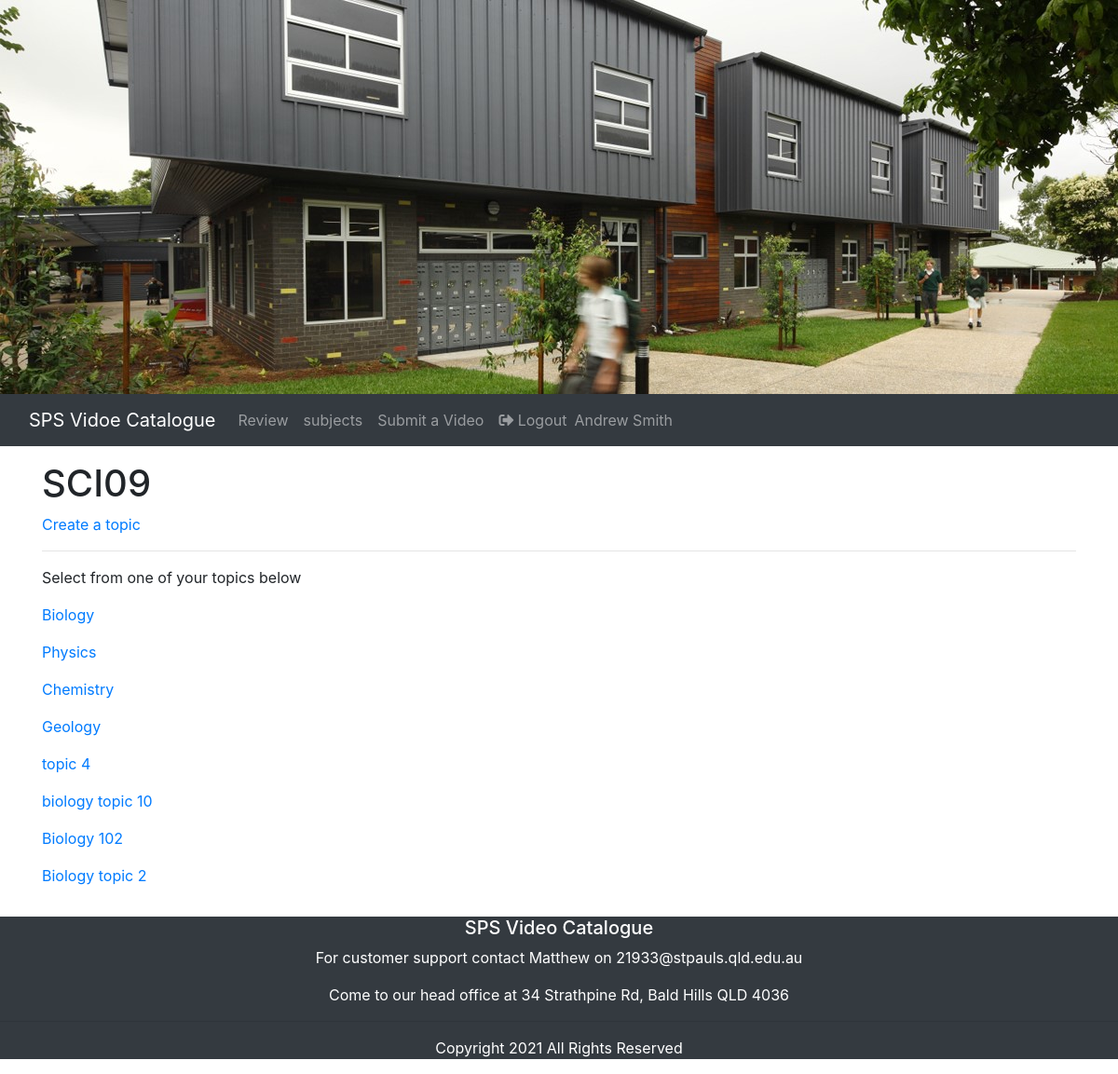
Page /subject_topics?ssid=SCI09 (signed in) on the committed database.
### tables this page shows
CREATE TABLE classes (class_id INTEGER PRIMARY KEY AUTOINCREMENT NOT NULL, subject_code TEXT REFERENCES subjects (subject_code) ON UPDATE CASCADE NOT NULL, letter TEXT NOT NULL, teacher_code TEXT REFERENCES users (username) ON UPDATE CASCADE NOT NULL);

CREATE TABLE topics (topic_id INTEGER PRIMARY KEY AUTOINCREMENT NOT NULL, topic_name TEXT NOT NULL, subject_code TEXT REFERENCES subjects (subject_code) ON DELETE NO ACTION ON UPDATE CASCADE NOT NULL, username TEXT REFERENCES users (username) ON DELETE NO ACTION ON UPDATE CASCADE NOT NULL);

### app.py (the view)
@app.route('/subject_topics', methods=['GET'])
def subject_topics():
    if session['username']:
        if request.args.get('ssid'):
            id = request.args.get('ssid')
            sql = """
                    select subject_code
                    from classes c, users u, enrolments e
                    where u.username = e.username
                    and e.class_id = c.class_id
                    and subject_code = ?;"""
            cur.execute(sql, (id,))
            thesubject_results = cur.fetchone()
            session['subject_code'] = thesubject_results[0]
            sql = """
                            select topic_name
                            from topics
                            where subject_code = ?;"""
            cur.execute(sql, (id,))
            topic_results = cur.fetchall()
            return render_template("subject_topics.html", title="Subject Topics", thesubject_results=thesubject_results,
                                   topic_results=topic_results)

### templates/subject_topics.html (shortened to what this page needs)
{% extends 'layout.html' %}
{% block mainContent %}
<div class="container" >
    <div class="row">
        <div class="col">
            <h1>{{ thesubject_results['subject_code'] }}</h1>
            {% if session['is_teacher'] == 'True' %}
            <p><a href="/topicsform">Create a topic</a></p>
            {% endif %}
            <hr>
            <p>Select from one of your topics below</p>
            {% for row in topic_results %}
            <p><a href="/videos?tid={{row['topic_name']}}">{{row['topic_name']}}</a></p>
            {% endfor %}
        </div>
    </div>
</div>
{% endblock %}

### templates/layout.html (shortened to what this page needs)
<!DOCTYPE html>
<html lang="en">
<head>
    <link rel="stylesheet" href=https://use.fontawesome.com/releases/v5.5.0/css/all.css>
    <link rel="stylesheet" href=https://stackpath.bootstrapcdn.com/bootstrap/4.5.2/css/bootstrap.min.css>
    <link rel="stylesheet" type="text/css" href="{{ url_for('static', filename='main.css') }}">
</head>
<body>
    <header>
        <img src="{{url_for('static', filename='images/1374.jpg')}}" alt="St Pauls School" class="img-fluid" style="width: 100%">
    </header>
    <nav class="navbar navbar-expand-md bg-dark navbar-dark sticky-top">
      <div class="container-fluid">
        <a class="navbar-brand" href="/home">SPS Vidoe Catalogue</a>
      <div id="navb" class="navbar-collapse collapse hide">
        <ul class="nav navbar-nav">
            {% if session['is_teacher'] == 'True' %}
            <li class="nav-item">
                <a class="nav-link" href="/review?rid={{session['username']}}">Review</a>
              </li>
            {% endif %}
            <li class="nav-item">
                <a class="nav-link" href="/subjects?sid={{session['username']}}"> subjects</a>
              </li>
            <li class="nav-item">
                <a class="nav-link" href="/videoform">Submit a Video</a>
              </li>
            <li class="nav-item" style="float: right">
                <a class="nav-link"  href="/logout"><span class="fas fa-sign-out-alt"></span> Logout</a>
              </li>
        </ul>
          <span class="navbar-text">
        {{ session['firstname']}} {{ session['surname']}}
      </span>
          </div>
      </div>
    </nav>
{% block mainContent %} {% endblock %}
    <footer class=" bg-dark">
        <h5 class="text-center text-white container">SPS Video Catalogue</h5>
        <p class="text-center text-white container">For customer support contact Matthew on 21933@stpauls.qld.edu.au</p>
        <p class="text-center text-white container">Come to our head office at 34 Strathpine Rd, Bald Hills QLD 4036</p>
        <hr>
        <p class="text-center text-white container">Copyright 2021 All Rights Reserved</p>
    </footer>
</body>
</html>

### static/main.css (style rules this page uses)
nav { margin-bottom: 1em; }
footer { margin-top: 1em; }

### rows in the picture
classes: subject_code "SCI09"
topics: topic_name "Biology"
topics: topic_name "Physics"
topics: topic_name "Chemistry"
topics: topic_name "Geology"
topics: topic_name "topic 4"
topics: topic_name "biology topic 10"
topics: topic_name "Biology 102"
topics: topic_name "Biology topic 2"

### other values in the picture
{{ session['firstname'] }} "Andrew"
{{ session['surname'] }} "Smith"
